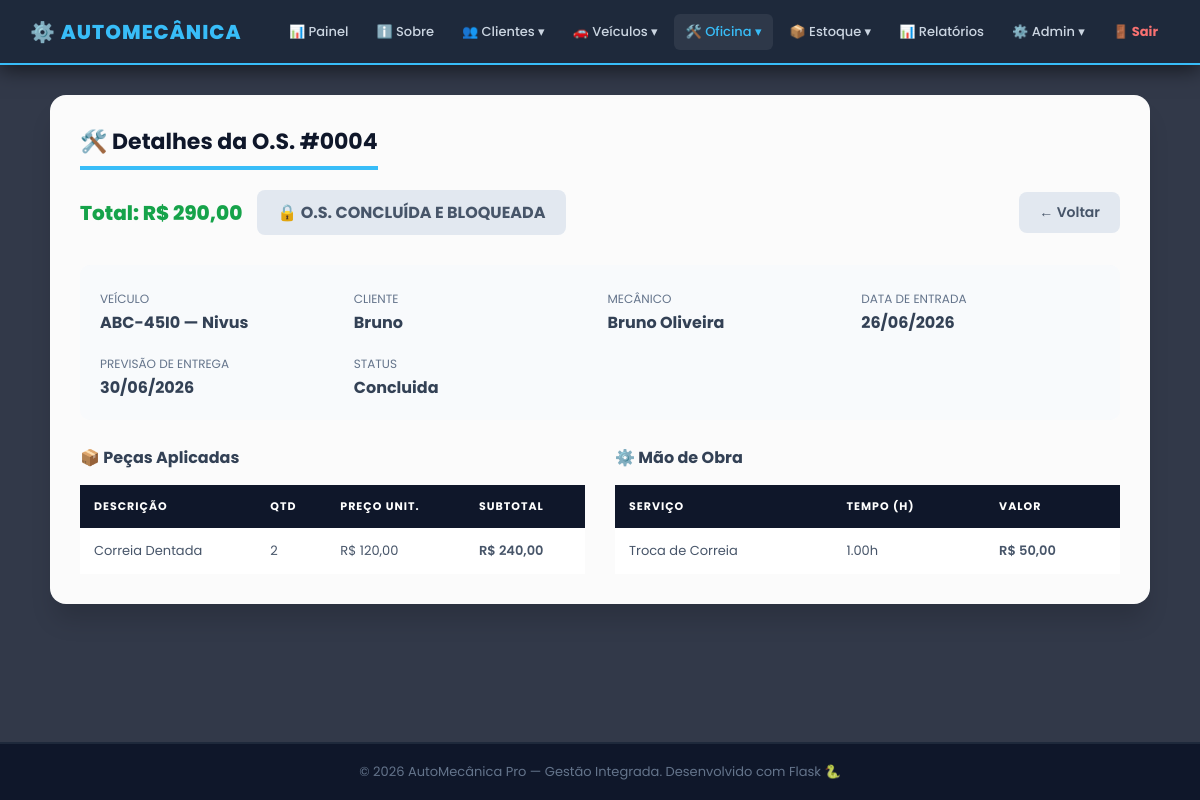
The app's page /os/detalhes/4 (signed in) with its own data.
### app.py (models this page shows)
class OrdemServico(db.Model):
    __tablename__ = 'ordem_servico'
    id_os         = db.Column(db.Integer, primary_key=True)
    data_entrada  = db.Column(db.Date, nullable=False)
    data_previsao = db.Column(db.Date)
    status        = db.Column(db.String(30), default='Aberta')
    valor_total   = db.Column(db.Numeric(10, 2), default=0.00)
    id_veiculo    = db.Column(db.Integer, db.ForeignKey('veiculo.id_veiculo',   ondelete='CASCADE'),  nullable=False)
    id_mecanico   = db.Column(db.Integer, db.ForeignKey('mecanico.id_mecanico', ondelete='RESTRICT'), nullable=False)
    pecas_os      = db.relationship('OsPeca',    backref='ordem', lazy=True, cascade='all, delete-orphan')
    servicos_os   = db.relationship('OsServico', backref='ordem', lazy=True, cascade='all, delete-orphan')

class Veiculo(db.Model):
    __tablename__ = 'veiculo'
    id_veiculo = db.Column(db.Integer, primary_key=True)
    placa      = db.Column(db.String(10),  unique=True, nullable=False)
    marca      = db.Column(db.String(50))
    modelo     = db.Column(db.String(50))
    ano        = db.Column(db.Integer)
    id_cliente = db.Column(db.Integer, db.ForeignKey('cliente.id_cliente', ondelete='CASCADE'), nullable=False)
    ordens     = db.relationship('OrdemServico', backref='veiculo', lazy=True, cascade='all, delete-orphan')

class Cliente(db.Model):
    __tablename__ = 'cliente'
    id_cliente = db.Column(db.Integer, primary_key=True)
    nome       = db.Column(db.String(100), nullable=False)
    cpf        = db.Column(db.String(15),  unique=True, nullable=False)
    telefone   = db.Column(db.String(20))
    veiculos   = db.relationship('Veiculo', backref='cliente', lazy=True, cascade='all, delete-orphan')

class Mecanico(db.Model):
    __tablename__ = 'mecanico'
    id_mecanico   = db.Column(db.Integer, primary_key=True)
    nome          = db.Column(db.String(100), nullable=False)
    especialidade = db.Column(db.String(50))
    ordens        = db.relationship('OrdemServico', backref='mecanico', lazy=True)

class OsPeca(db.Model):
    __tablename__ = 'os_peca'
    id_os          = db.Column(db.Integer, db.ForeignKey('ordem_servico.id_os', ondelete='CASCADE'),  primary_key=True)
    id_peca        = db.Column(db.Integer, db.ForeignKey('peca.id_peca',        ondelete='RESTRICT'), primary_key=True)
    quantidade     = db.Column(db.Integer, nullable=False)
    preco_unitario = db.Column(db.Numeric(10, 2), nullable=False)
    peca           = db.relationship('Peca')

class Peca(db.Model):
    __tablename__ = 'peca'
    id_peca            = db.Column(db.Integer, primary_key=True)
    descricao          = db.Column(db.String(150), nullable=False)
    preco_base         = db.Column(db.Numeric(10, 2), nullable=False)
    quantidade_estoque = db.Column(db.Integer, default=0)

class OsServico(db.Model):
    __tablename__ = 'os_servico'
    id_os         = db.Column(db.Integer, db.ForeignKey('ordem_servico.id_os',   ondelete='CASCADE'),  primary_key=True)
    id_servico    = db.Column(db.Integer, db.ForeignKey('servico.id_servico',    ondelete='RESTRICT'), primary_key=True)
    horas_gastas  = db.Column(db.Numeric(5, 2), nullable=False)
    valor_cobrado = db.Column(db.Numeric(10, 2), nullable=False)
    servico       = db.relationship('Servico')

class Servico(db.Model):
    __tablename__ = 'servico'
    id_servico = db.Column(db.Integer, primary_key=True)
    descricao  = db.Column(db.String(150), nullable=False)
    valor_hora = db.Column(db.Numeric(10, 2), nullable=False)

### app.py (the view)
@app.route('/os/detalhes/<int:id>')
@login_required
def os_detalhes(id):
    os_ = OrdemServico.query.get_or_404(id)
    pecas_disponiveis = Peca.query.filter(Peca.quantidade_estoque > 0).order_by(Peca.descricao).all()
    servicos_disponiveis = Servico.query.order_by(Servico.descricao).all()
    return render_template('os/detalhes.html', controller='os', os=os_,
                           pecas_usadas=os_.pecas_os, servicos_feitos=os_.servicos_os,
                           pecas_disponiveis=pecas_disponiveis, servicos_disponiveis=servicos_disponiveis)

### app.py (called while the page is built, shortened)
def login_required(f):
    @wraps(f)
    def decorated(*args, **kwargs):
        if 'usuario_id' not in session:
            return redirect(url_for('login'))
        return f(*args, **kwargs)
    return decorated

def format_brl(value):
    try:
        return f"R$ {float(value):,.2f}".replace(',', 'X').replace('.', ',').replace('X', '.')
    except:
        return 'R$ 0,00'

@app.before_request
def ensure_db():
    global _db_initialized

@app.before_request
def csrf_protect():
    if request.method == 'POST':
        token_sessao = session.get('_csrf_token')
        token_form   = request.form.get('csrf_token')
        if not token_sessao or not token_form or not hmac.compare_digest(token_sessao, token_form):
            abort(400, description='Token CSRF invalido ou ausente. Recarregue a pagina e tente novamente.')

### templates/os/detalhes.html (shortened to what this page needs)
{% extends 'base.html' %}
{% block content %}
<div class="cartao" style="max-width:1100px;">
    <h3>🛠️ Detalhes da O.S. #{{ '%04d' % os.id_os }}</h3>
    <div style="display:flex;align-items:center;gap:15px;margin-bottom:30px;flex-wrap:wrap;">
        <span style="font-size:20px;font-weight:800;color:#16a34a;">Total: {{ format_brl(os.valor_total) }}</span>
        {% if os.status != 'Concluida' %}
        <a href="{{ url_for('os_editar', id=os.id_os) }}"
           style="background-color:#f59e0b;color:white;padding:10px 20px;border-radius:8px;font-size:14px;text-decoration:none;font-weight:600;display:inline-block;">
           ✏️ Editar O.S.
        </a>
        <a href="{{ url_for('os_concluir', id=os.id_os) }}" class="btn-success"
           onclick="return confirm('Deseja encerrar esta O.S.? Esta ação não pode ser desfeita.')">
           ✔️ Concluir O.S.
        </a>
        {% else %}
        <span style="background:#e2e8f0;color:#475569;padding:10px 20px;border-radius:8px;font-weight:bold;">🔒 O.S. CONCLUÍDA E BLOQUEADA</span>
        {% endif %}
        <a href="{{ url_for('os_consultar') }}" style="margin-left:auto;background:#e2e8f0;color:#475569;padding:10px 20px;border-radius:8px;text-decoration:none;font-size:14px;font-weight:600;">← Voltar</a>
    </div>
    <div style="background:#f8fafc;border-radius:10px;padding:20px;margin-bottom:25px;display:grid;grid-template-columns:repeat(auto-fit,minmax(200px,1fr));gap:15px;">
        <div><span style="font-size:12px;color:#64748b;text-transform:uppercase;">Veículo</span><br><b>{{ os.veiculo.placa }} — {{ os.veiculo.modelo }}</b></div>
        <div><span style="font-size:12px;color:#64748b;text-transform:uppercase;">Cliente</span><br><b>{{ os.veiculo.cliente.nome }}</b></div>
        <div><span style="font-size:12px;color:#64748b;text-transform:uppercase;">Mecânico</span><br><b>{{ os.mecanico.nome }}</b></div>
        <div><span style="font-size:12px;color:#64748b;text-transform:uppercase;">Data de Entrada</span><br><b>{{ os.data_entrada.strftime('%d/%m/%Y') if os.data_entrada else '-' }}</b></div>
        <div><span style="font-size:12px;color:#64748b;text-transform:uppercase;">Previsão de Entrega</span><br><b>{{ os.data_previsao.strftime('%d/%m/%Y') if os.data_previsao else '-' }}</b></div>
        <div><span style="font-size:12px;color:#64748b;text-transform:uppercase;">Status</span><br><b>{{ os.status }}</b></div>
    </div>
    <div style="display:grid;grid-template-columns:1fr 1fr;gap:30px;">
        <div>
            <h4 style="color:#334155;margin-bottom:15px;">📦 Peças Aplicadas</h4>
            <table>
                <thead><tr><th>Descrição</th><th>Qtd</th><th>Preço Unit.</th><th>Subtotal</th>{% if os.status != 'Concluida' %}<th></th>{% endif %}</tr></thead>
                <tbody>
                    {% if pecas_usadas %}
                        {% for op in pecas_usadas %}
                        <tr>
                            <td>{{ op.peca.descricao }}</td>
                            <td>{{ op.quantidade }}</td>
                            <td>{{ format_brl(op.preco_unitario) }}</td>
                            <td style="font-weight:600;">{{ format_brl(op.preco_unitario|float * op.quantidade) }}</td>
                        </tr>
                        {% endfor %}
                    {% else %}
                        <tr><td colspan="5" style="text-align:center;color:#94a3b8;">Nenhuma peça lançada.</td></tr>
                    {% endif %}
                </tbody>
            </table>
        </div>
        <div>
            <h4 style="color:#334155;margin-bottom:15px;">⚙️ Mão de Obra</h4>
            <table>
                <thead><tr><th>Serviço</th><th>Tempo (h)</th><th>Valor</th>{% if os.status != 'Concluida' %}<th></th>{% endif %}</tr></thead>
                <tbody>
                    {% if servicos_feitos %}
                        {% for os_s in servicos_feitos %}
                        <tr>
                            <td>{{ os_s.servico.descricao }}</td>
                            <td>{{ '%.2f'|format(os_s.horas_gastas|float) }}h</td>
                            <td style="font-weight:600;">{{ format_brl(os_s.valor_cobrado) }}</td>
                        </tr>
                        {% endfor %}
                    {% else %}
                        <tr><td colspan="4" style="text-align:center;color:#94a3b8;">Nenhum serviço lançado.</td></tr>
                    {% endif %}
                </tbody>
            </table>
        </div>
    </div>
</div>
{% endblock %}

### static/css/main.css (style rules this page uses)
* { margin:0; padding:0; box-sizing:border-box; font-family:'Poppins',sans-serif; }
body { display:flex; flex-direction:column; min-height:100vh; color:#334155; background: url('https://images.unsplash.com/photo-1619642751034-765dfdf7c58e?q=80&w=1920&auto=format&fit=crop') no-repeat center center fixed; background-size:cover; }
.cartao { background-color:rgba(255,255,255,0.98); width:100%; padding:30px; border-radius:16px; box-shadow:0 20px 25px -5px rgba(0,0,0,0.15); margin-bottom:25px; }
.cartao h3 { margin-bottom:20px; color:#0f172a; font-size:22px; border-bottom:4px solid #38bdf8; padding-bottom:8px; display:inline-block; }
table { width:100%; border-collapse:collapse; background-color:white; min-width:500px; }
th { background-color:#0f172a; padding:13px 14px; text-align:left; color:white; font-size:11px; text-transform:uppercase; letter-spacing:1px; white-space:nowrap; }
td { padding:13px 14px; border-bottom:1px solid #f1f5f9; font-size:13px; color:#475569; }
tr:last-child td { border-bottom:none; }

### records on screen
OrdemServico: id_os "0004", valor_total "R$ 290,00", data_entrada "26/06/2026", data_previsao "30/06/2026", status "Concluida"
Veiculo: veiculo.placa "ABC-45I0", veiculo.modelo "Nivus"
Cliente: veiculo.cliente.nome "Bruno"
Mecanico: mecanico.nome "Bruno Oliveira"
OsPeca: peca.descricao "Correia Dentada", quantidade "2", preco_unitario "R$ 120,00", format_brl(op.preco_unitario|float*op.quantidade) "R$ 240,00"
OsServico: servico.descricao "Troca de Correia", horas_gastas "1.00", valor_cobrado "R$ 50,00"
